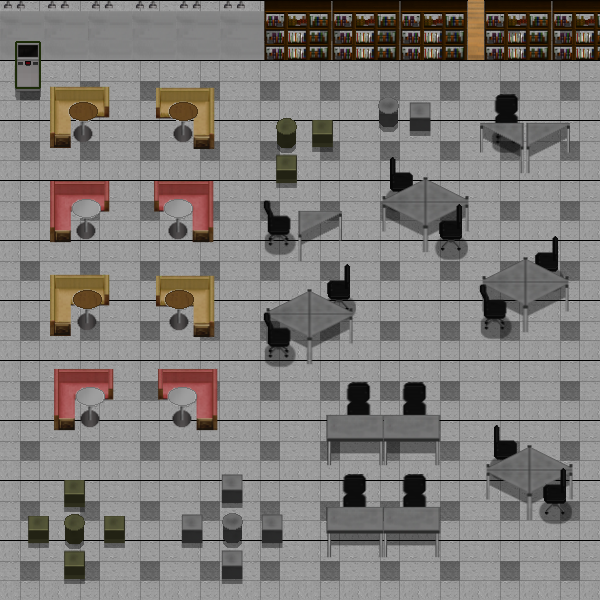

A level layout from a 2D game, rendered from its tile map. Below: a short description, then the map file with tile-grid data replaced by summaries:
An orthogonal 150x150 tile map with 4x4 px tiles, 4 tile layers (Tile Layer 1, Tile Layer 4, Tile Layer 2, Tile Layer 3), 3 tilesets and 4 objects.

<map version="1.10" tiledversion="1.10.1" orientation="orthogonal" renderorder="right-down" width="150" height="150" tilewidth="4" tileheight="4" infinite="0" nextlayerid="6" nextobjectid="12">
 <tileset firstgid="1" source="LibraryA.tsx" />
 <tileset firstgid="30101" source="Library_stair.tsx" />
 <tileset firstgid="60201" source="Class.tsx" />
 <layer id="1" name="Tile Layer 1" width="150" height="150">
  <data>[22500 cells, 22500 non-empty, 225 distinct tile ids]</data>
 </layer>
 <layer id="4" name="Tile Layer 4" width="150" height="150">
  <data>[22500 cells, 1452 non-empty, 486 distinct tile ids]</data>
 </layer>
 <layer id="2" name="Tile Layer 2" width="150" height="150">
  <data>[22500 cells, 8156 non-empty, 2942 distinct tile ids]</data>
 </layer>
 <layer id="3" name="Tile Layer 3" width="150" height="150">
  <data>[22500 cells, 2214 non-empty, 935 distinct tile ids]</data>
 </layer>
 <objectgroup id="5" name="Object Layer 1">
  <object id="1" x="-15.3333" y="-32" width="652.667" height="90.6667" />
  <object id="6" x="598.667" y="-46" width="117.333" height="712" />
  <object id="7" x="-104.667" y="-52" width="104" height="728.667" />
  <object id="10" x="-143.333" y="599.333" width="804" height="131.333" />
 </objectgroup>
</map>
